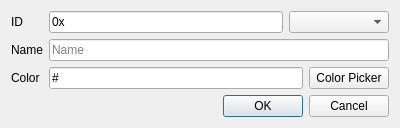
<?xml version="1.0" encoding="UTF-8"?>
<ui version="4.0">
 <class>MsgIDMappingAddDialog</class>
 <widget class="QDialog" name="MsgIDMappingAddDialog">
  <property name="geometry">
   <rect>
    <x>0</x>
    <y>0</y>
    <width>400</width>
    <height>128</height>
   </rect>
  </property>
  <property name="windowTitle">
   <string>Dialog</string>
  </property>
  <layout class="QGridLayout" name="gridLayout">
   <item row="0" column="1">
    <layout class="QHBoxLayout" name="horizontalLayout_2">
     <item>
      <widget class="QLineEdit" name="idLineEdit">
       <property name="minimumSize">
        <size>
         <width>100</width>
         <height>0</height>
        </size>
       </property>
       <property name="toolTip">
        <string>Enter the ID for the message to be parsed</string>
       </property>
       <property name="locale">
        <locale language="English" country="UnitedStates"/>
       </property>
       <property name="inputMask">
        <string>\0\xhhhh</string>
       </property>
       <property name="text">
        <string>0x</string>
       </property>
       <property name="frame">
        <bool>true</bool>
       </property>
       <property name="placeholderText">
        <string/>
       </property>
       <property name="cursorMoveStyle">
        <enum>Qt::LogicalMoveStyle</enum>
       </property>
       <property name="clearButtonEnabled">
        <bool>false</bool>
       </property>
      </widget>
     </item>
     <item>
      <widget class="QComboBox" name="numericallFormatComboBox">
       <property name="minimumSize">
        <size>
         <width>100</width>
         <height>0</height>
        </size>
       </property>
       <property name="toolTip">
        <string>Select the input format of the code</string>
       </property>
       <property name="locale">
        <locale language="English" country="UnitedStates"/>
       </property>
      </widget>
     </item>
    </layout>
   </item>
   <item row="1" column="1">
    <widget class="QLineEdit" name="nameLineEdit">
     <property name="toolTip">
      <string>&lt;html&gt;&lt;head/&gt;&lt;body&gt;&lt;p&gt;Enter the name which shall substitute the ID.&lt;/p&gt;&lt;p&gt;The numerical ID will then be replaced in each message by this name.&lt;/p&gt;&lt;/body&gt;&lt;/html&gt;</string>
     </property>
     <property name="locale">
      <locale language="English" country="UnitedStates"/>
     </property>
     <property name="placeholderText">
      <string>Name</string>
     </property>
    </widget>
   </item>
   <item row="3" column="1">
    <widget class="QDialogButtonBox" name="buttonBox">
     <property name="orientation">
      <enum>Qt::Horizontal</enum>
     </property>
     <property name="standardButtons">
      <set>QDialogButtonBox::Cancel|QDialogButtonBox::Ok</set>
     </property>
    </widget>
   </item>
   <item row="2" column="1">
    <layout class="QHBoxLayout" name="horizontalLayout">
     <item>
      <widget class="QLineEdit" name="colorLineEdit">
       <property name="toolTip">
        <string>&lt;html&gt;&lt;head/&gt;&lt;body&gt;&lt;p&gt;Enter the color for messages with the specified code.&lt;/p&gt;&lt;p&gt;Use the Color Picker for simplified color selection.&lt;/p&gt;&lt;/body&gt;&lt;/html&gt;</string>
       </property>
       <property name="locale">
        <locale language="English" country="UnitedStates"/>
       </property>
       <property name="inputMask">
        <string>\#hhhhhh</string>
       </property>
       <property name="placeholderText">
        <string>#000000</string>
       </property>
      </widget>
     </item>
     <item>
      <widget class="QPushButton" name="pushButton">
       <property name="toolTip">
        <string>Call the Color Picker</string>
       </property>
       <property name="locale">
        <locale language="English" country="UnitedStates"/>
       </property>
       <property name="text">
        <string>Color Picker</string>
       </property>
       <property name="default">
        <bool>false</bool>
       </property>
       <property name="flat">
        <bool>false</bool>
       </property>
      </widget>
     </item>
    </layout>
   </item>
   <item row="0" column="0">
    <widget class="QLabel" name="idLabel">
     <property name="text">
      <string>ID</string>
     </property>
    </widget>
   </item>
   <item row="1" column="0">
    <widget class="QLabel" name="nameLabel">
     <property name="text">
      <string>Name</string>
     </property>
    </widget>
   </item>
   <item row="2" column="0">
    <widget class="QLabel" name="colorLabel">
     <property name="text">
      <string>Color</string>
     </property>
    </widget>
   </item>
  </layout>
 </widget>
 <resources/>
 <connections>
  <connection>
   <sender>buttonBox</sender>
   <signal>accepted()</signal>
   <receiver>MsgIDMappingAddDialog</receiver>
   <slot>accept()</slot>
   <hints>
    <hint type="sourcelabel">
     <x>248</x>
     <y>254</y>
    </hint>
    <hint type="destinationlabel">
     <x>157</x>
     <y>274</y>
    </hint>
   </hints>
  </connection>
  <connection>
   <sender>buttonBox</sender>
   <signal>rejected()</signal>
   <receiver>MsgIDMappingAddDialog</receiver>
   <slot>reject()</slot>
   <hints>
    <hint type="sourcelabel">
     <x>316</x>
     <y>260</y>
    </hint>
    <hint type="destinationlabel">
     <x>286</x>
     <y>274</y>
    </hint>
   </hints>
  </connection>
 </connections>
</ui>
